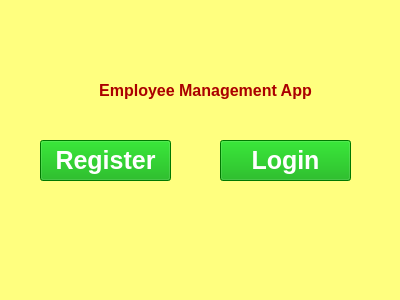
<?xml version="1.0" encoding="UTF-8"?>
<ui version="4.0">
 <class>Form</class>
 <widget class="QWidget" name="Form">
  <property name="geometry">
   <rect>
    <x>0</x>
    <y>0</y>
    <width>400</width>
    <height>300</height>
   </rect>
  </property>
  <property name="windowTitle">
   <string>Form</string>
  </property>
  <property name="styleSheet">
   <string notr="true">background-color: rgb(255, 255, 127);</string>
  </property>
  <widget class="QLabel" name="label">
   <property name="geometry">
    <rect>
     <x>80</x>
     <y>60</y>
     <width>251</width>
     <height>61</height>
    </rect>
   </property>
   <property name="sizeIncrement">
    <size>
     <width>13</width>
     <height>9</height>
    </size>
   </property>
   <property name="font">
    <font>
     <pointsize>12</pointsize>
     <weight>75</weight>
     <bold>true</bold>
    </font>
   </property>
   <property name="styleSheet">
    <string notr="true">color: rgb(170, 0, 0);</string>
   </property>
   <property name="lineWidth">
    <number>7</number>
   </property>
   <property name="text">
    <string>Employee Management App</string>
   </property>
   <property name="alignment">
    <set>Qt::AlignCenter</set>
   </property>
  </widget>
  <widget class="QPushButton" name="login_btn">
   <property name="geometry">
    <rect>
     <x>220</x>
     <y>140</y>
     <width>131</width>
     <height>41</height>
    </rect>
   </property>
   <property name="font">
    <font>
     <pointsize>19</pointsize>
     <weight>75</weight>
     <bold>true</bold>
    </font>
   </property>
   <property name="styleSheet">
    <string notr="true">background-color: rgb(0, 170, 0);
color: rgb(255, 255, 255);</string>
   </property>
   <property name="text">
    <string>Login</string>
   </property>
  </widget>
  <widget class="QPushButton" name="reg_btn">
   <property name="geometry">
    <rect>
     <x>40</x>
     <y>140</y>
     <width>131</width>
     <height>41</height>
    </rect>
   </property>
   <property name="font">
    <font>
     <pointsize>19</pointsize>
     <weight>75</weight>
     <bold>true</bold>
    </font>
   </property>
   <property name="styleSheet">
    <string notr="true">background-color: rgb(0, 170, 0);
color: rgb(255, 255, 255);</string>
   </property>
   <property name="text">
    <string>Register</string>
   </property>
  </widget>
 </widget>
 <resources/>
 <connections/>
</ui>
